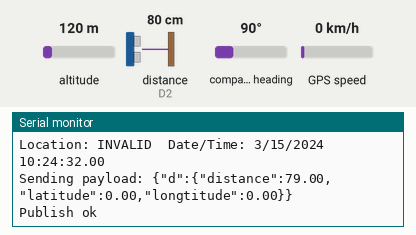
Simulated run of this sketch. Board: ESP8266 (NodeMCU). Parts: the last lines printed to the serial monitor. Wiring (inferred from the names in the program): ultrasonic range finder: trigger D1; echo D2. Inputs (shaded band) come from the test bench; at power-on: distance to the obstacle (sensor on D2) 80 cm, altitude 120 m, compass heading 90°, GPS speed 0 km/h. The echo pulse lasts 58.3 µs per cm; WiFi joins after 1.5 s; servers stay silent unless stated; the GPS gets a fix after 3 s at 37.7749, -122.4194 with 8 satellites; no MQTT or app messages arrive unless stated.

Above: at 2.7 s.
2.8 s: distance to the obstacle (sensor on D2) set to 2 cm
At 4.5 s:
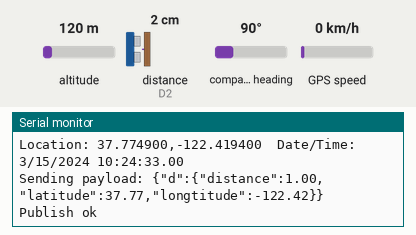
5.1 s: distance to the obstacle (sensor on D2) set to 4 cm
At 6.5 s:
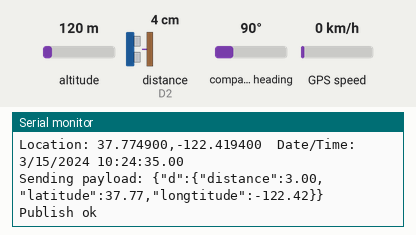
Timing chart, 0 to 8.1 s (numbered marks = the images above; inputs shaded):
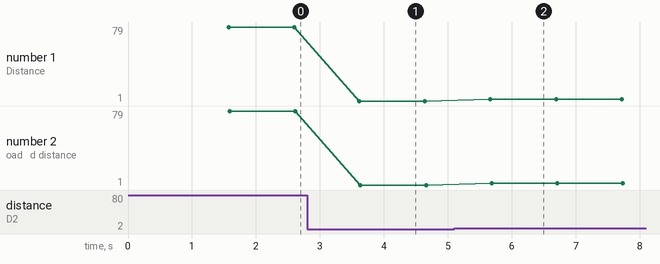

Measured:
- after the input at 2.8 s, the serial monitor: prints a new line after 0.82 s (image 1)
- after the input at 5.1 s, the serial monitor: prints a new line after 0.57 s (image 2)

The sketch:

project-Smart_Gabage_Bin_wifi.ino
```cpp
#include <ESP8266WiFi.h>
#include <TinyGPS++.h>
#include <SoftwareSerial.h>
#include <PubSubClient.h>

const char* ssid = "password cheppanu";
const char* password = "cheppanu";

#define ORG "eh77ql"
#define DEVICE_TYPE "nodemcu"
#define DEVICE_ID "9520"
#define TOKEN "09052000"

char server[] = ORG ".messaging.internetofthings.ibmcloud.com";
char topic[] = "iot-2/evt/sensordata/fmt/json";
char authMethod[] = "use-token-auth";
char token[] = TOKEN;
char clientId[] = "d:" ORG ":" DEVICE_TYPE ":" DEVICE_ID;


WiFiClient wifiClient;
PubSubClient client(server, 1883,wifiClient);
static const int RXPin = D4, TXPin = D3;
static const uint32_t GPSBaud = 9600;

TinyGPSPlus gps;

SoftwareSerial ss(RXPin, TXPin);

/*
* Ultrasonic Sensor HC-SR04 interfacing with Arduino.
*/
// defining the pins
const int trigPin = D1;
const int echoPin = D2;
// defining variables
long duration;
int distance;
void setup() {
  Serial.begin(115200);
  ss.begin(GPSBaud);
  wifiConnect();
  mqttConnect();
  Serial.print("Connecting to ");
  Serial.print(ssid);
  WiFi.begin(ssid, password);
  while (WiFi.status() != WL_CONNECTED) {
  delay(500);
  Serial.print(".");
  }
  Serial.println("");

  Serial.print("WiFi connected, IP address: ");
  Serial.println(WiFi.localIP());

  Serial.println(F("DeviceExample.ino"));
  Serial.println(F("A simple demonstration of TinyGPS++ with an attached GPS module"));
  Serial.print(F("Testing TinyGPS++ library v. ")); Serial.println(TinyGPSPlus::libraryVersion());
  Serial.println(F("by Mikal Hart"));
  Serial.println();
  pinMode(trigPin, OUTPUT); // Sets the trigPin as an Output
  pinMode(echoPin, INPUT); // Sets the echoPin as an Input
  Serial.begin(115200); // Starts the serial communication
}
void loop() {

// Clears the trigPin
digitalWrite(trigPin, LOW);
delayMicroseconds(10);
// Sets the trigPin on HIGH state for 10 micro seconds
digitalWrite(trigPin, HIGH);
delayMicroseconds(10);
digitalWrite(trigPin, LOW);
// Reads the echoPin, returns the sound wave travel time in microseconds
duration = pulseIn(echoPin, HIGH);
// Calculating the distance
distance= duration*0.034/2;
// Prints the distance on the Serial Monitor
Serial.print("Distance: ");
Serial.println(distance);
if (distance<=4)
{
  Serial.print("The garbage bin is full !!!");
}
// This sketch displays information every time a new sentence is correctly encoded.
  while (ss.available() > 0)
    if (gps.encode(ss.read()))
      displayInfo();

  if (millis() > 5000 && gps.charsProcessed() < 10)
  {
    Serial.println(F("No GPS detected: check wiring."));
    while(true);
  }
  if (!client.loop()) {
    mqttConnect();
}

  float latitude=gps.location.lat();
  float longtitude=gps.location.lng();

  if (isnan(distance))
  {
  Serial.println("Failed to read from Ultra sonic sensor sensor!");
  delay(1000);
  return;
  }
  PublishData(distance, latitude, longtitude);
  delay(1000);


}


void displayInfo()
{
  Serial.print(F("Location: "));
  if (gps.location.isValid())
  {
    Serial.print(gps.location.lat(), 6);
    Serial.print(F(","));
    Serial.print(gps.location.lng(), 6);
  }
  else
  {
    Serial.print(F("INVALID"));
  }

  Serial.print(F("  Date/Time: "));
  if (gps.date.isValid())
  {
    Serial.print(gps.date.month());
    Serial.print(F("/"));
    Serial.print(gps.date.day());
    Serial.print(F("/"));
    Serial.print(gps.date.year());
  }
  else
  {
    Serial.print(F("INVALID"));
  }

  Serial.print(F(" "));
  if (gps.time.isValid())
  {
    if (gps.time.hour() < 10) Serial.print(F("0"));
    Serial.print(gps.time.hour());
    Serial.print(F(":"));
    if (gps.time.minute() < 10) Serial.print(F("0"));
    Serial.print(gps.time.minute());
    Serial.print(F(":"));
    if (gps.time.second() < 10) Serial.print(F("0"));
    Serial.print(gps.time.second());
    Serial.print(F("."));
    if (gps.time.centisecond() < 10) Serial.print(F("0"));
    Serial.print(gps.time.centisecond());
  }
  else
  {
    Serial.print(F("INVALID"));
  }

  Serial.println();
}
void wifiConnect() {
  Serial.print("Connecting to "); Serial.print(ssid);
  WiFi.begin(ssid, password);
  while (WiFi.status() != WL_CONNECTED) {
    delay(500);
    Serial.print(".");
  }
  Serial.print("nWiFi connected, IP address: "); Serial.println(WiFi.localIP());
}

void mqttConnect() {
  if (!client.connected()) {
    Serial.print("Reconnecting MQTT client to "); Serial.println(server);
    while (!client.connect(clientId, authMethod, token)) {
      Serial.print(".");
      delay(1000);
    }
    initManagedDevice();
    Serial.println();
  }
}
void initManagedDevice() {
  if (client.subscribe(topic)) {
    Serial.println("subscribe to cmd OK");
  } else {
    Serial.println("subscribe to cmd FAILED");
  }
}
void PublishData (float distance, float latitude, float longtitude)
{
 if (!!!client.connected()) {
 Serial.print("Reconnecting client to ");
 Serial.println(server);
 while (!!!client.connect(clientId, authMethod, token)) {
 Serial.print(".");
 delay(1000);
 }
 Serial.println();
 }
  String payload = "{\"d\":{\"distance\":";
  payload += distance;
  payload+="," "\"latitude\":";
  payload += latitude;
  payload+="," "\"longtitude\":";
  payload += longtitude;
  payload += "}}";
 Serial.print("Sending payload: ");
 Serial.println(payload);

 if (client.publish(topic, (char*) payload.c_str())) {
 Serial.println("Publish ok");
 } else {
 Serial.println("Publish failed");
 }
}
```
